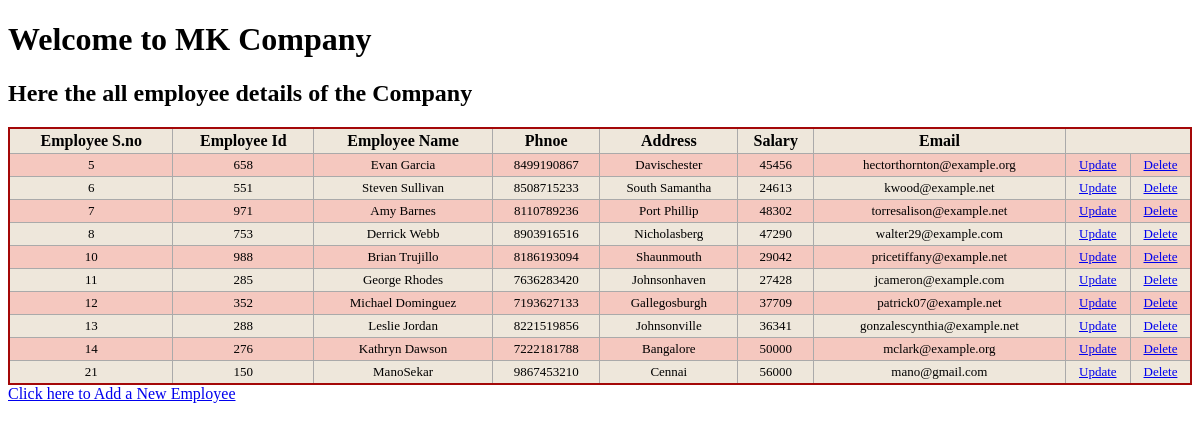
Screenshot of /curd/employeedetails/ with the database file from the repository.
### CURDApp/models.py (models this page shows, shortened)
class EmployeeRegister(models.Model):
    employee_id=models.IntegerField()
    employee_name=models.CharField(max_length=15)
    phone=models.IntegerField()
    address=models.CharField(max_length=100)
    salary=models.IntegerField()
    email=models.EmailField()

### CURDApp/views.py (the view)
# urls.py: path('employeedetails/',views.getemployeeDetails),
def getemployeeDetails(request):
    empdetails = EmployeeRegister.objects.all()
    data = serializers.serialize("json", empdetails)
    return render(request, "curdapp//employeedetails.html", context={"empdetails": empdetails})

### templates/curdapp/employeedetails.html (shortened to what this page needs)
<!DOCTYPE html>
<html lang="en">
<head>
    {% load static %}
    <link rel="stylesheet" href="{% static 'css/modelapp/table.css' %}">
</head>
<body>
<h1>Welcome to MK Company</h1>
<H2>Here the all employee details of the Company</H2>
<table class="redTable">
    <tr>
        <th>Employee S.no</th>
        <th>Employee Id</th>
        <th>Employee Name</th>
        <th>Phnoe</th>
        <th>Address</th>
        <th>Salary</th>
        <th>Email</th>
    </tr>
    <tr>
        {% for e in empdetails %}
        <td>{{e.id}}</td>
        <td>{{e.employee_id}}</td>
        <td>{{e.employee_name}}</td>
        <td>{{e.phone}}</td>
        <td>{{e.address}}</td>
        <td>{{e.salary}}</td>
        <td>{{e.email}}</td>
        <td><a href="/curd/updateemployee/{{e.id}}">Update</a></td>
        <td><a href="/curd/deleteemployee/{{e.id}}">Delete</a></td>
    </tr>
    {% endfor %}
</table>
<a href="/curd/addemployee/">Click here to Add a New Employee</a>
</body>
</html>

### static/css/modelapp/table.css (style rules this page uses)
table.redTable { border: 2px solid #A40808; background-color: #EEE7DB; width: 100%; text-align: center; border-collapse: collapse; }
table.redTable td, table.redTable th { border: 1px solid #AAAAAA; padding: 3px 2px; }
table.redTable tbody td { font-size: 13px; }
table.redTable tr:nth-child(even) { background: #F5C8BF; }

### rows the page displays
EmployeeRegister: id "5", employee_id "658", employee_name "Evan Garcia", phone "8499190867", address "Davischester", salary "45456", email "hectorthornton@example.org"
EmployeeRegister: id "6", employee_id "551", employee_name "Steven Sullivan", phone "8508715233", address "South Samantha", salary "24613", email "kwood@example.net"
EmployeeRegister: id "7", employee_id "971", employee_name "Amy Barnes", phone "8110789236", address "Port Phillip", salary "48302", email "torresalison@example.net"
EmployeeRegister: id "8", employee_id "753", employee_name "Derrick Webb", phone "8903916516", address "Nicholasberg", salary "47290", email "walter29@example.com"
EmployeeRegister: id "10", employee_id "988", employee_name "Brian Trujillo", phone "8186193094", address "Shaunmouth", salary "29042", email "pricetiffany@example.net"
EmployeeRegister: id "11", employee_id "285", employee_name "George Rhodes", phone "7636283420", address "Johnsonhaven", salary "27428", email "jcameron@example.com"
EmployeeRegister: id "12", employee_id "352", employee_name "Michael Dominguez", phone "7193627133", address "Gallegosburgh", salary "37709", email "patrick07@example.net"
EmployeeRegister: id "13", employee_id "288", employee_name "Leslie Jordan", phone "8221519856", address "Johnsonville", salary "36341", email "gonzalescynthia@example.net"
EmployeeRegister: id "14", employee_id "276", employee_name "Kathryn Dawson", phone "7222181788", address "Bangalore", salary "50000", email "mclark@example.org"
EmployeeRegister: id "21", employee_id "150", employee_name "ManoSekar", phone "9867453210", address "Cennai", salary "56000", email "mano@gmail.com"
